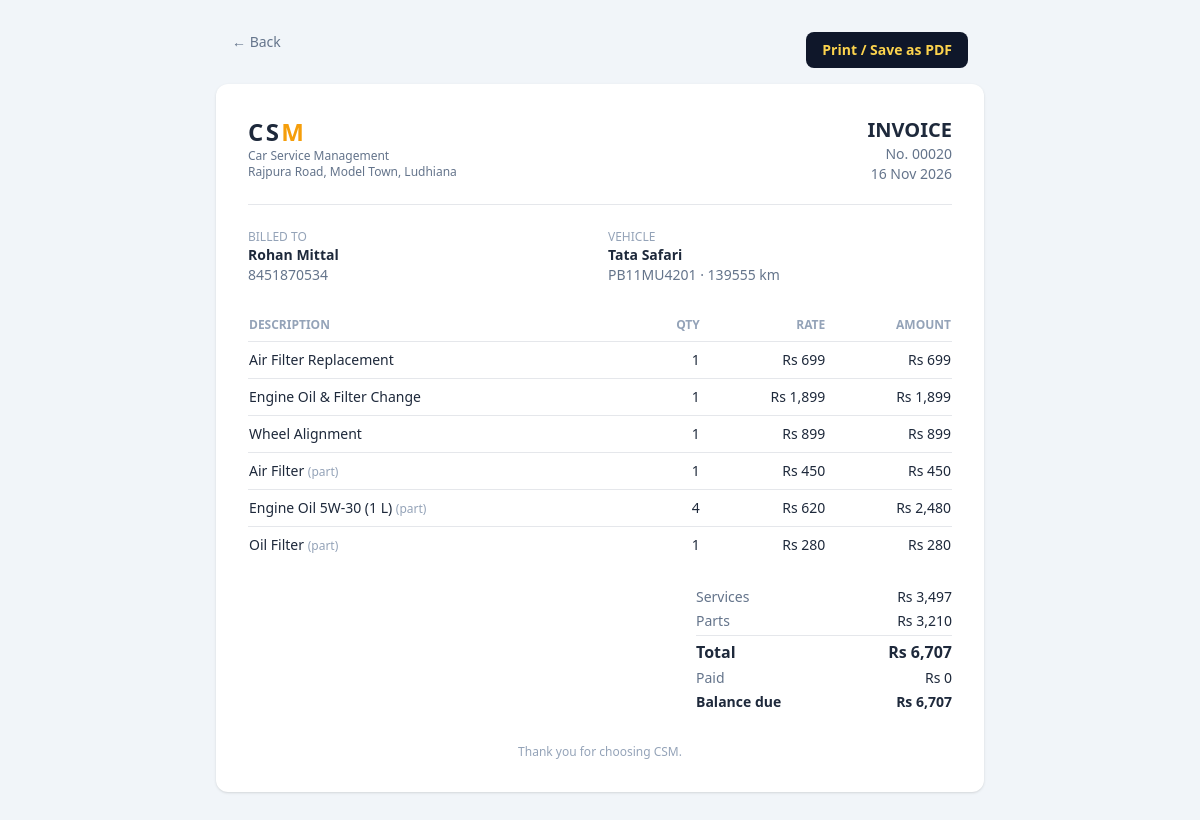
The app's page /bookings/20/invoice/ (signed in) with its own data.
### services/models.py (models this page shows, shortened)
class Booking(models.Model):
    PENDING, IN_PROGRESS, COMPLETED, CANCELLED = 'Pending', 'In Progress', 'Completed', 'Cancelled'
    STATUS_CHOICES = [(s, s) for s in (PENDING, IN_PROGRESS, COMPLETED, CANCELLED)]
    TRANSITIONS = {
        PENDING: [IN_PROGRESS, CANCELLED],
        IN_PROGRESS: [COMPLETED, CANCELLED],
        COMPLETED: [],
        CANCELLED: [],
    }
    car = models.ForeignKey(Car, on_delete=models.PROTECT, related_name='bookings')
    mechanic = models.ForeignKey(Mechanic, on_delete=models.SET_NULL, null=True, blank=True, related_name='bookings')
    booking_date = models.DateField()
    status = models.CharField(max_length=15, choices=STATUS_CHOICES, default=PENDING)
    odometer_km = models.PositiveIntegerField(null=True, blank=True)
    notes = models.TextField(blank=True)
    class Meta:
        db_table = 'booking'
        ordering = ['-booking_date', '-id']
        indexes = [models.Index(fields=['status']), models.Index(fields=['booking_date'])]
    @property
    def services_total(self):
        return self.service_items.aggregate(t=Sum('price'))['t'] or Decimal('0')
    @property
    def parts_total(self):
        return sum((i.line_total for i in self.part_items.all()), Decimal('0'))
    @property
    def total(self):
        return self.services_total + self.parts_total
    @property
    def paid_total(self):
        return self.payments.filter(status='Confirmed').aggregate(t=Sum('amount'))['t'] or Decimal('0')
    @property
    def balance(self):
        return self.total - self.paid_total

class Car(models.Model):
    FUEL_CHOICES = [('Petrol', 'Petrol'), ('Diesel', 'Diesel'), ('CNG', 'CNG'), ('Electric', 'Electric')]
    customer = models.ForeignKey(Customer, on_delete=models.PROTECT, related_name='cars')
    brand = models.CharField(max_length=50)
    model = models.CharField(max_length=50)
    year = models.PositiveSmallIntegerField(
        validators=[MinValueValidator(1990), MaxValueValidator(2100)])
    fuel_type = models.CharField(max_length=10, choices=FUEL_CHOICES, default='Petrol')
    color = models.CharField(max_length=30, blank=True)
    registration_number = models.CharField(max_length=15, unique=True, validators=[reg_validator])
    class Meta:
        db_table = 'car'
        ordering = ['registration_number']
        constraints = [models.CheckConstraint(condition=models.Q(year__gte=1990), name='car_year_gte_1990')]

class Customer(models.Model):
    name = models.CharField(max_length=100)
    phone = models.CharField(max_length=10, unique=True, validators=[phone_validator])
    email = models.EmailField(blank=True)
    address = models.TextField(blank=True)
    city = models.CharField(max_length=60, default='Ludhiana')
    joined_on = models.DateField(default=date.today)
    class Meta:
        db_table = 'customer'
        ordering = ['name']

class BookingService(models.Model):
    booking = models.ForeignKey(Booking, on_delete=models.CASCADE, related_name='service_items')
    service = models.ForeignKey(Service, on_delete=models.PROTECT, related_name='booking_items')
    price = models.DecimalField(max_digits=10, decimal_places=2)
    class Meta:
        db_table = 'booking_service'
        constraints = [models.UniqueConstraint(fields=['booking', 'service'], name='uniq_booking_service')]

class Service(models.Model):
    category = models.ForeignKey(ServiceCategory, on_delete=models.PROTECT, related_name='services')
    name = models.CharField(max_length=100, unique=True)
    description = models.TextField(blank=True)
    price = models.DecimalField(max_digits=10, decimal_places=2, validators=[MinValueValidator(0)])
    duration_minutes = models.PositiveIntegerField(default=60)
    is_active = models.BooleanField(default=True)
    class Meta:
        db_table = 'service'
        ordering = ['category__name', 'name']
        constraints = [models.CheckConstraint(condition=models.Q(price__gte=0), name='service_price_gte_0')]

class BookingPart(models.Model):
    booking = models.ForeignKey(Booking, on_delete=models.CASCADE, related_name='part_items')
    part = models.ForeignKey(Part, on_delete=models.PROTECT, related_name='booking_items')
    quantity = models.PositiveIntegerField(default=1)
    unit_price = models.DecimalField(max_digits=10, decimal_places=2)
    class Meta:
        db_table = 'booking_part'
        constraints = [
            models.UniqueConstraint(fields=['booking', 'part'], name='uniq_booking_part'),
            models.CheckConstraint(condition=models.Q(quantity__gte=1), name='bookingpart_qty_gte_1'),
        ]
    @property
    def line_total(self):
        return self.quantity * self.unit_price

class Part(models.Model):
    sku = models.CharField('SKU', max_length=30, unique=True)
    name = models.CharField(max_length=120)
    supplier = models.ForeignKey(Supplier, on_delete=models.PROTECT, related_name='parts')
    unit_price = models.DecimalField(max_digits=10, decimal_places=2, validators=[MinValueValidator(0)])
    stock_qty = models.PositiveIntegerField(default=0)
    reorder_level = models.PositiveIntegerField(default=10)
    class Meta:
        db_table = 'part'
        ordering = ['name']
        constraints = [models.CheckConstraint(condition=models.Q(unit_price__gte=0), name='part_price_gte_0')]

### services/portal.py (the view)
# urls.py: path('bookings/<int:pk>/invoice/', pt.invoice, name='invoice'),
@role_required(*STAFF)
def invoice(request, pk):
    b = get_object_or_404(Booking.objects.select_related('car', 'car__customer', 'mechanic'), pk=pk)
    return render(request, 'services/invoice.html', _invoice_ctx(b, reverse('booking_detail', args=[pk])))

### services/access.py (called while the page is built, shortened)
def user_role(user):
    if not user.is_authenticated:
        return None
    if user.is_superuser:
        return 'admin'

def deny(request, roles):
    if not request.user.is_authenticated:
        return redirect_to_login(request.get_full_path())
    if user_role(request.user) in roles:
        return None
    messages.error(request, "You don't have access to that page.")
    return redirect('after_login')

def role_required(*roles):
    def decorator(view):
        @wraps(view)
        def wrapper(request, *args, **kwargs):
            return deny(request, roles) or view(request, *args, **kwargs)
        return wrapper
    return decorator

### services/context.py (called while the page is built)
def nav(request):
    role = user_role(request.user)
    return {"nav": NAVS.get(role, []), "role": role, "role_label": LABELS.get(role, ''),
            "home_url": HOME.get(role, 'home')}

### services/portal.py (called while the page is built)
def _invoice_ctx(b, back_url):
    return {'b': b, 'service_items': b.service_items.select_related('service'),
            'part_items': b.part_items.select_related('part'),
            'payments': b.payments.filter(status=Payment.CONFIRMED),
            'services_total': b.services_total, 'parts_total': b.parts_total, 'total': b.total,
            'paid': b.paid_total, 'balance': b.balance, 'back_url': back_url}

### services/templatetags/csm_extras.py (called while the page is built)
@register.filter
def inr(value):
    try:
        return f"Rs {float(value):,.0f}"
    except (TypeError, ValueError):
        return value

### services/templates/services/invoice.html (shortened to what this page needs)
{% load csm_extras %}<!DOCTYPE html>
<html lang="en"><head>
  <script src="https://cdn.tailwindcss.com"></script>
</head>
<body class="bg-slate-100 py-8 text-slate-800 print:bg-white print:py-0">
  <div class="mx-auto mb-4 flex max-w-3xl justify-between px-4 print:hidden">
    <a href="{{ back_url }}" class="text-sm text-slate-500 hover:text-slate-900">&larr; Back</a>
    <button onclick="window.print()" class="rounded-lg bg-slate-900 px-4 py-2 text-sm font-semibold text-amber-300">Print / Save as PDF</button>
  </div>
  <div class="mx-auto max-w-3xl rounded-xl bg-white p-8 shadow print:shadow-none">
    <div class="mb-6 flex items-start justify-between border-b pb-5">
      <div><div class="text-2xl font-extrabold tracking-widest">CS<span class="text-amber-500">M</span></div>
        <div class="text-xs text-slate-500">Car Service Management<br>Rajpura Road, Model Town, Ludhiana</div></div>
      <div class="text-right"><div class="text-xl font-bold">INVOICE</div><div class="text-sm text-slate-500">No. {{ b.pk|stringformat:"05d" }}<br>{{ b.booking_date|date:"d M Y" }}</div></div>
    </div>
    <div class="mb-6 grid grid-cols-2 gap-4 text-sm">
      <div><div class="text-xs uppercase text-slate-400">Billed to</div><div class="font-semibold">{{ b.car.customer.name }}</div><div class="text-slate-500">{{ b.car.customer.phone }}</div></div>
      <div><div class="text-xs uppercase text-slate-400">Vehicle</div><div class="font-semibold">{{ b.car.brand }} {{ b.car.model }}</div><div class="text-slate-500">{{ b.car.registration_number }}{% if b.odometer_km %} &middot; {{ b.odometer_km }} km{% endif %}</div></div>
    </div>
    <table class="mb-6 w-full text-left text-sm">
      <thead class="border-b text-xs uppercase text-slate-400"><tr><th class="py-2">Description</th><th class="text-right">Qty</th><th class="text-right">Rate</th><th class="text-right">Amount</th></tr></thead>
      <tbody class="divide-y">
        {% for i in service_items %}<tr><td class="py-2">{{ i.service.name }}</td><td class="text-right">1</td><td class="text-right">{{ i.price|inr }}</td><td class="text-right">{{ i.price|inr }}</td></tr>{% endfor %}
        {% for i in part_items %}<tr><td class="py-2">{{ i.part.name }} <span class="text-xs text-slate-400">(part)</span></td><td class="text-right">{{ i.quantity }}</td><td class="text-right">{{ i.unit_price|inr }}</td><td class="text-right">{{ i.line_total|inr }}</td></tr>{% endfor %}
      </tbody>
    </table>
    <div class="ml-auto w-64 space-y-1 text-sm">
      <div class="flex justify-between"><span class="text-slate-500">Services</span><span>{{ services_total|inr }}</span></div>
      <div class="flex justify-between"><span class="text-slate-500">Parts</span><span>{{ parts_total|inr }}</span></div>
      <div class="flex justify-between border-t pt-1 text-base font-bold"><span>Total</span><span>{{ total|inr }}</span></div>
      <div class="flex justify-between"><span class="text-slate-500">Paid</span><span>{{ paid|inr }}</span></div>
      <div class="flex justify-between font-semibold"><span>Balance due</span><span>{{ balance|inr }}</span></div>
    </div>
    <p class="mt-8 text-center text-xs text-slate-400">Thank you for choosing CSM.</p>
  </div>
</body></html>

### records on screen
Booking: pk "00020", booking_date "16 Nov 2026", car.customer.name "Rohan Mittal", car.customer.phone "8451870534", car.brand "Tata", car.model "Safari", car.registration_number "PB11MU4201", odometer_km "139555"
BookingService: service.name "Air Filter Replacement", price|inr "Rs 699"
BookingService: service.name "Engine Oil & Filter Change", price|inr "Rs 1,899"
BookingService: service.name "Wheel Alignment", price|inr "Rs 899"
BookingPart: part.name "Air Filter", quantity "1", unit_price|inr "Rs 450", line_total|inr "Rs 450"
BookingPart: part.name "Engine Oil 5W-30 (1 L)", quantity "4", unit_price|inr "Rs 620", line_total|inr "Rs 2,480"
BookingPart: part.name "Oil Filter", quantity "1", unit_price|inr "Rs 280", line_total|inr "Rs 280"

### other values on screen
{{ services_total|inr }} "Rs 3,497"
{{ parts_total|inr }} "Rs 3,210"
{{ total|inr }} "Rs 6,707"
{{ paid|inr }} "Rs 0"
{{ balance|inr }} "Rs 6,707"
